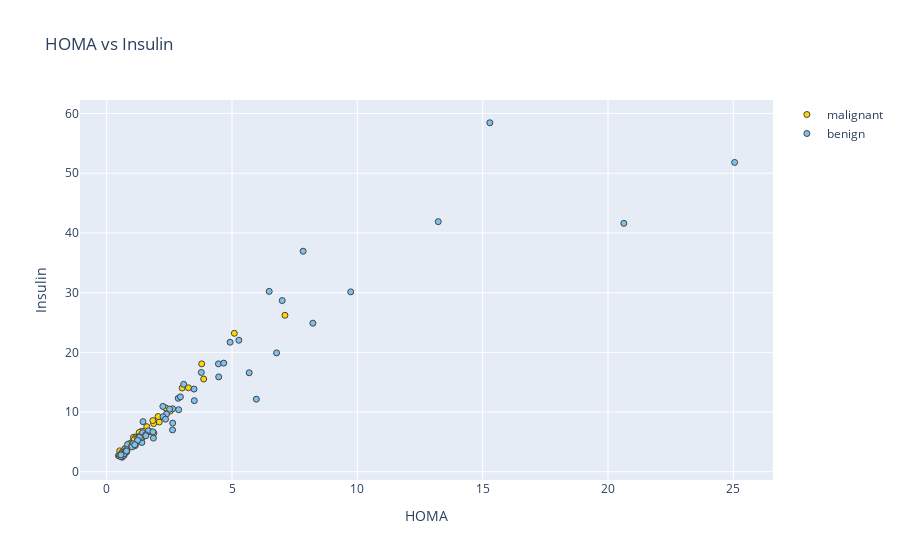

Notebook code for this chart:
### Code cell
plot_feat1_feat2('HOMA','Insulin')
plot_feat1_feat2('Glucose','HOMA')
plot_feat1_feat2('Glucose','Insulin')
